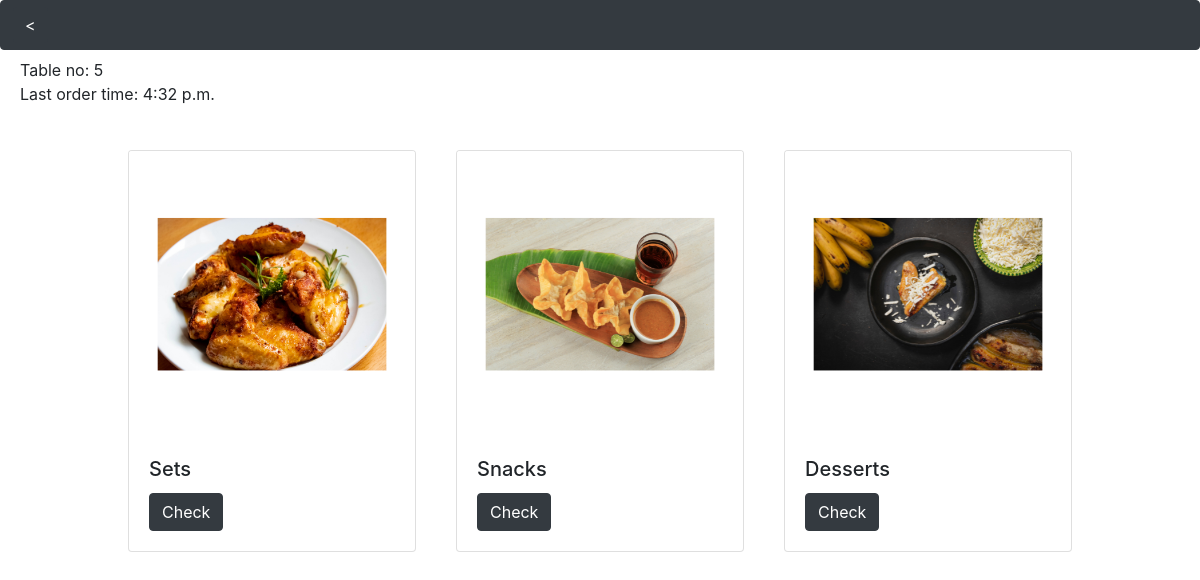
/order (signed in), run on the app's committed database.
### resto/models.py (models this page shows, shortened)
class User(AbstractUser):
    expiry = models.TimeField()
    table_no = models.IntegerField(blank=True, default=1, choices=((i,i) for i in range(1, 11)))

class Category(models.Model):
    title = models.CharField(max_length=200)
    pic = models.ImageField(null=True, blank=True, upload_to="images/")

### resto/views.py (the view)
# urls.py: path("order", views.order, name="order"),
@login_required
def order(request):
    nowtime = time()
    expiry = request.user.expiry
    if nowtime > expiry:
        return render(request, "expired.html")
    else:
        exclude_list = ["Drinks", "Non-visible", "Kuah"]
        return render(request, "menu.html", {
            "categories": Category.objects.all().exclude(title__in=exclude_list),
            "no": request.user.table_no,
            "time": request.user.expiry
        })

### resto/views.py (called while the page is built)
def time():
    kuala_lumpur = pytz.timezone('Asia/Kuala_Lumpur')
    now = datetime.now()
    now_in_kuala_lumpur = now.astimezone(kuala_lumpur)
    nowtime = now_in_kuala_lumpur.time()
    return nowtime

### resto/templates/menu.html
{% extends "layout.html" %}
{% block body %}
    <div style="padding-left:20px"><div class="adv">Table no: {{ no }}  </div><div>Last order time: {{ time }}</div></div><br>
    <div class="container-fluid">
        <div class="row justify-content-center">
          {% for cat in categories %}
            <div class="card" style="width: 18rem; margin: 20px;">
              <img src="{{ cat.pic.url }}" class="card-img-top" alt="food_pic" style="width:100%;">
              <div class="card-body">
                <h5 class="card-title" >{{cat.title}}</h5>
                <a href="{% url 'extend' cat.id %}" class="btn btn-dark" >Check</a>
              </div>
            </div>
          {% endfor %}
        </div>
      </div>
{% endblock %}

### resto/templates/layout.html (shortened to what this page needs)
{% load static %}
<!DOCTYPE html>
<html>
    <head>
        <link rel="stylesheet" href="https://stackpath.bootstrapcdn.com/bootstrap/4.4.1/css/bootstrap.min.css">
        <link href="{% static 'styles.css' %}" rel="stylesheet">
        <div class="btn btn-dark" style="width: 100%; text-align: left;" id="header"><input class="btn btn-dark" style="border: none; outline: none;" type=button value="&lt" onClick="javascript:history.go(-1);"></div>
    </head>
    <body style="padding-top:58px">
        {% block body %}
        {% endblock %}
    </body>
</html>

### resto/static/styles.css (style rules this page uses)
.adv { display: inline-block; min-width: 167px; width: 40%; }
#header { position: fixed; top: 0; width: 100%; z-index:3; }

### data on the page
User: expiry "4:32 p.m."
Category: pic (picture), title "Sets"
Category: pic (picture), title "Snacks"
Category: pic (picture), title "Desserts"

### other printed values
{{ no }} "5"
